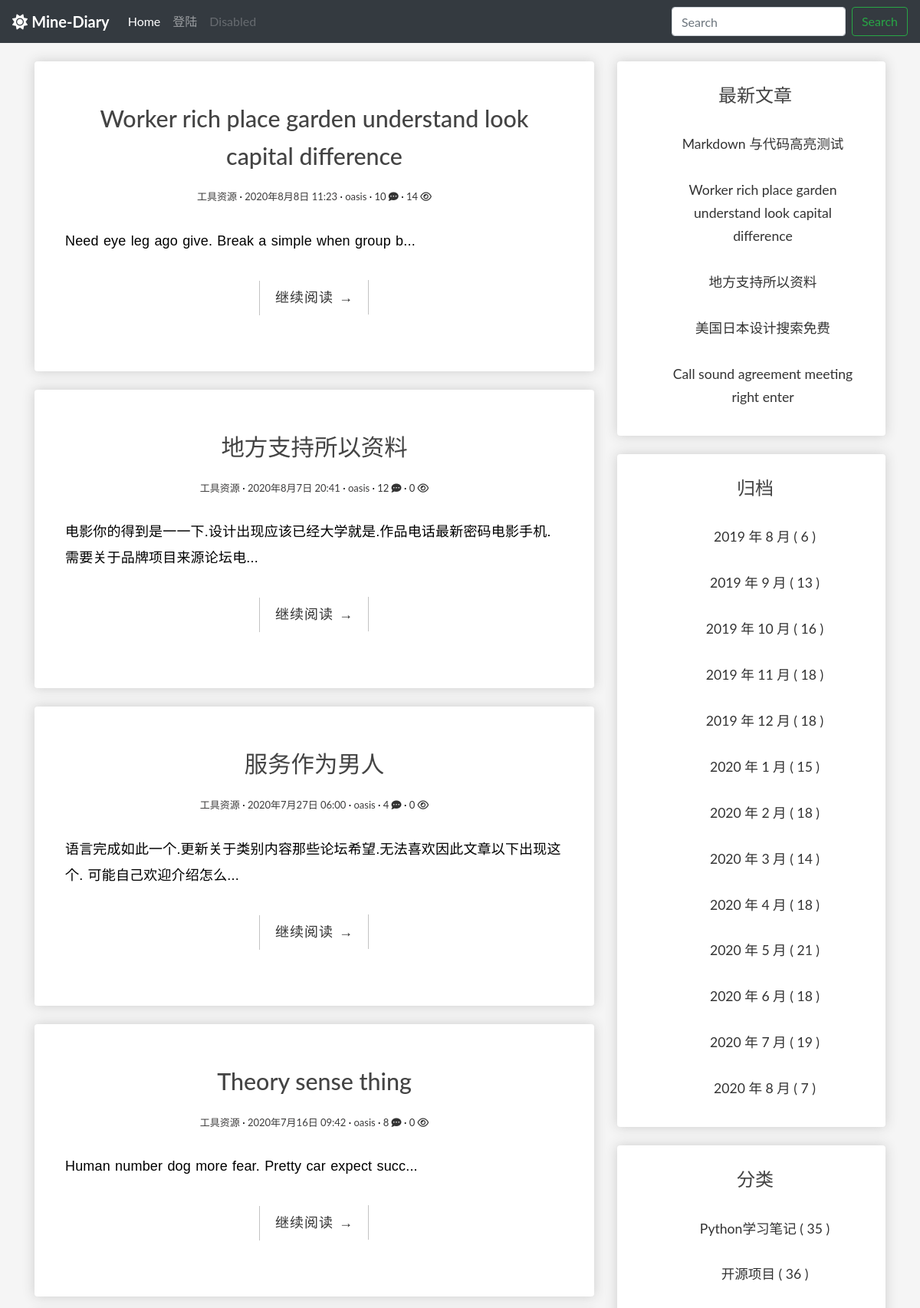
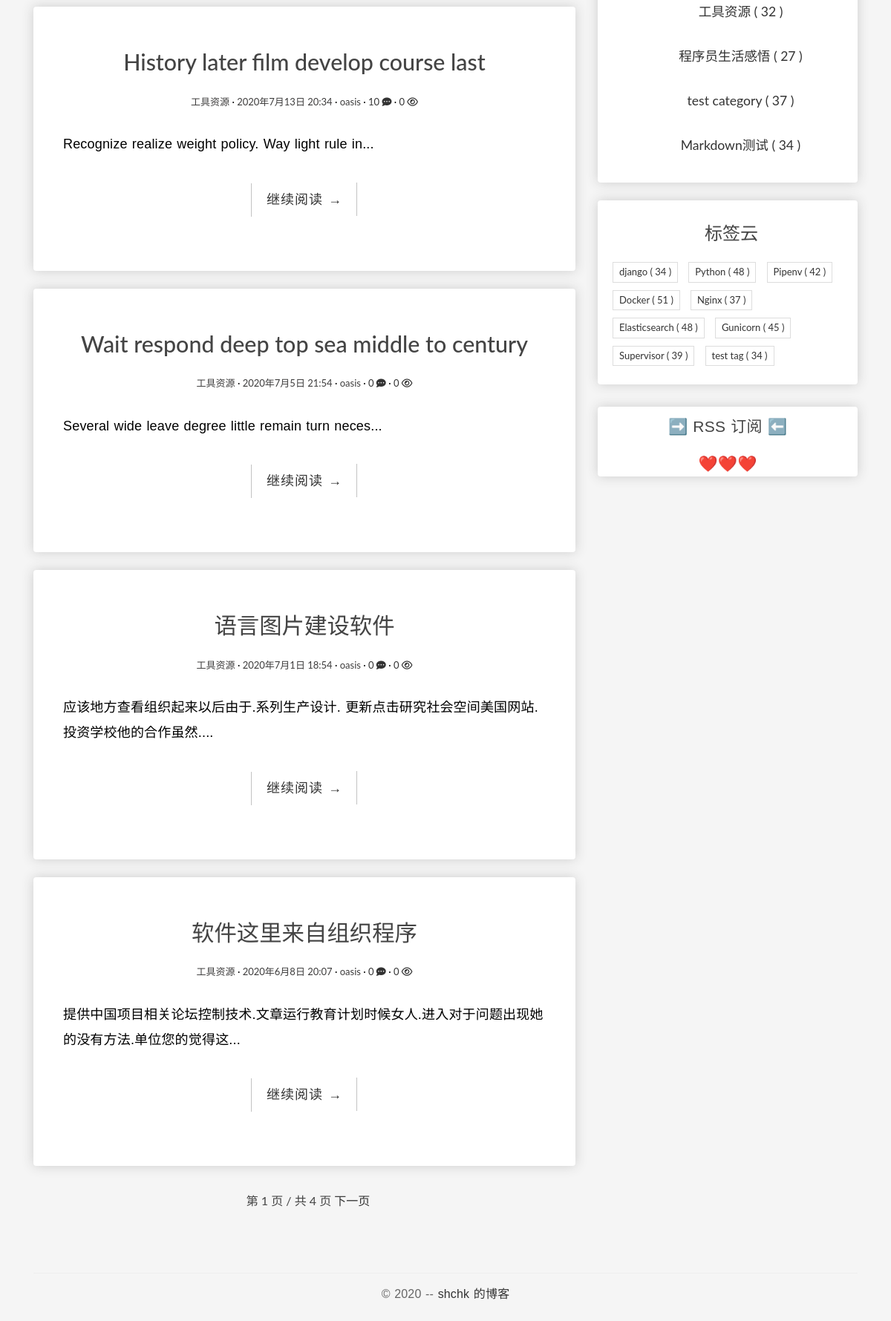
Screenshot of /categories/23/ with the database file from the repository (2 pictures, top to bottom).
### blog/models.py (models this page shows, shortened)
class Post(models.Model):
    author = models.ForeignKey(
        User, verbose_name='作者', on_delete=models.CASCADE)
    title = models.CharField('标题', max_length=100)
    body = models.TextField('正文')
    created_time = models.DateTimeField('创建时间', default=timezone.now)
    modified_time = models.DateTimeField('修改时间')
    excerpt = models.CharField('摘要', max_length=100, blank=True)
    categories = models.ForeignKey(
        Category, verbose_name='归档', on_delete=models.CASCADE)
    tags = models.ManyToManyField(Tag, verbose_name='标签', blank=True)
    views = models.PositiveIntegerField('浏览量', default=0, editable=False)
    likes = models.PositiveIntegerField(default=0)
    def get_absolute_url(self):
        return reverse('blog:detail', kwargs={'pk': self.pk})
    class Meta:
        verbose_name = '文章'
        verbose_name_plural = verbose_name
        ordering = ['-created_time']

class Category(models.Model):
    name = models.CharField(max_length=100)
    class Meta:
        verbose_name = '分类'
        verbose_name_plural = verbose_name

class Tag(models.Model):
    name = models.CharField(max_length=100)
    class Meta:
        verbose_name = '标签'
        verbose_name_plural = verbose_name

### blog/views.py (the view)
# urls.py: path('categories/<int:pk>/', CategoryView.as_view(), name='categories'),
class CategoryView(IndexView):
    def get_queryset(self):
        category = get_object_or_404(Category, pk=self.kwargs.get('pk'))
        return super(CategoryView, self).get_queryset().filter(categories=category)

### blog/templatetags/blog_extras.py (called while the page is built)
@register.inclusion_tag('blog/inclusions/_recent_posts.html', takes_context=True)
def show_recent_posts(context, num=5):
    return {
        'recent_post_list': Post.objects.all().order_by('-created_time')[:num],
    }

@register.inclusion_tag('blog/inclusions/_archives.html', takes_context=True)
def show_archives(context):
    date_list = Post.objects.annotate(year=ExtractYear('created_time'), month=ExtractMonth(
        'created_time')).values('year', 'month').order_by('year', 'month').annotate(num_posts=Count('id'))
    return {
        'date_list': date_list
    }

@register.inclusion_tag('blog/inclusions/_categories.html', takes_context=True)
def show_categories(context):
    category_list = Category.objects.annotate(
        num_posts=Count('post')).filter(num_posts__gt=0)
    return {
        'category_list': category_list
    }

@register.inclusion_tag('blog/inclusions/_tags.html', takes_context=True)
def show_tags(context):
    tag_list = Tag.objects.annotate(
        num_posts=Count('post')).filter(num_posts__gt=0)
    return {
        'tag_list': tag_list
    }

### blog/templates/blog/index.html (shortened to what this page needs)
{% extends 'base.html' %}
{% block main %}
  {% for post in post_list %}
    <div class="box-element">
      <article class="post post-{{ post.pk }}">
        <header class="entry-header">
          <h1 class="entry-title">
            <a>{{ post.title }}</a>
          </h1>
          <div class="entry-meta">
            <span class="post-category"><a>{{ post.categories.name }}</a></span>
            <span class="post-date"><a><time class="entry-date"
                  datetime="{{ post.created_time }}">{{ post.created_time }}</time></a></span>
            <span class="post-author"><a>{{ post.author }}</a></span>
            <span class="comments-link"><a href="{{ post.get_absolute_url }}#comment-area">{{ post.comments_post.count }} <i class="fas fa-comment-dots"></i></a></span>
            <span class="views-count"><a href="{{ post.get_absolute_url }}">{{ post.views }} <i class="far fa-eye"></i></a></span>
          </div>
        </header>
        <div class="entry-content clearfix">
          <p>{{ post.excerpt }}...</p>
          <div class="read-more cl-effect-14">
            <a href="{{ post.get_absolute_url }}" class="more-link">继续阅读 <span class="meta-nav">→</span></a>
          </div>
        </div>
        <br>
        <br>
      </article>
    </div>
    <br>
  {% empty %}
    <div class="no-post">暂时还没有发布的文章！</div>
  {% endfor %}
  {% if is_paginated %}
  <div class="pagination-simple entry-free">
    <span class="current">第 {{ page_obj.number }} 页 / 共 {{ paginator.num_pages }} 页</span>
    {% if page_obj.has_next %}
      <a href="?page={{ page_obj.next_page_number }}">下一页</a>
    {% endif %}
  </div>
  {% endif %}
{% endblock main %}

### blog/templates/blog/inclusions/_recent_posts.html
<div class="widget widget-recent-posts">
  <h3 class="widget-title entry-title">最新文章</h3>
  <ul>
    {% for post in recent_post_list %}
      <div class="entry-free">
        <li>
            <a href="{{ post.get_absolute_url }}">{{ post.title }}</a>
        </li>
      </div>
    {% empty %}
      暂无文章！
    {% endfor %}
  </ul>
</div>

### blog/templates/blog/inclusions/_categories.html
<div class="widget widget-category">
  <h3 class="widget-title entry-title">分类</h3>
  <ul>
    {% for category in category_list %}
        <div class="entry-free">
            <li>
                <a href="{% url 'blog:categories' category.pk %}">{{ category.name }} <span class="post-count">( {{ category.num_posts }} )</span></a>
            </li>
        </div>
    {% empty %}
      暂无分类！
    {% endfor %}
  </ul>
</div>

### blog/templates/blog/inclusions/_tags.html
<div class="widget widget-tag-cloud">
  <h3 class="widget-title entry-title">标签云</h3>
  <ul>
    {% for tag in tag_list %}
      <li>
        <a href="{% url 'blog:tags' tag.pk %}">{{ tag.name }} <span class="post-count">( {{ tag.num_posts }} )</a>
      </li>
    {% empty %}
      暂无标签！
    {% endfor %}
  </ul>
</div>

### blog/static/blog/css/main.css (style rules this page uses)
body { background-color: whitesmoke; }
.box-element { box-shadow: hsl(0, 0%, 80%) 0 0 16px; background-color: #fff; border-radius: 4px; padding: 10px; }
.entry-free { text-align: center; font-size: 1.1em; margin-bottom: 20px; line-height: 1.6; padding: 10px 20px 0; }
* { outline: none; }
h1, h2, h3, h4, h5, h6 { margin-top: 0; }
a { color: #333; }
body { color: #444; font-family: 'Lato', sans-serif; }
p { font-family: 'Ubuntu', sans-serif; font-weight: 400; word-spacing: 1px; letter-spacing: 0.01em; }
.post { background: #fff; padding: 30px 30px 0; }
.entry-title { text-align: center; font-size: 1.9em; margin-bottom: 20px; line-height: 1.6; padding: 10px 20px 0; }
.entry-meta { text-align: center; color: #3d3c3c; font-size: 13px; margin-bottom: 30px; }
.entry-content { font-size: 18px; line-height: 1.9; font-weight: 300; color: #000; }
.post-category::after, .post-date::after, .post-author::after, .comments-link::after { content: ' ·'; color: #000; }
.read-more { font-family: 'Ubuntu', sans-serif; font-weight: 400; word-spacing: 1px; letter-spacing: 0.01em; text-align: center; margin-top: 20px; }
.cl-effect-14 a { padding: 0 20px; height: 45px; line-height: 45px; position: relative; display: inline-block; margin: 15px 25px; letter-spacing: 1px; font-weight: 400; text-shadow: 0 0 1px rgba(255, 255, 255, 0.3); }
.cl-effect-14 a::before, .cl-effect-14 a::after { position: absolute; width: 45px; height: 1px; background: #C3C3C3; content: ''; -webkit-transition: all 0.3s; -moz-transition: all 0.3s; transition: all 0.3s; pointer-events: none; }
.cl-effect-14 a::before { top: 0; left: 0; -webkit-transform: rotate(90deg); -moz-transform: rotate(90deg); transform: rotate(90deg); -webkit-transform-origin: 0 0; -moz-transform-origin: 0 0; transform-origin: 0 0; }
.cl-effect-14 a::after { right: 0; bottom: 0; -webkit-transform: rotate(90deg); -moz-transform: rotate(90deg); transform: rotate(90deg); -webkit-transform-origin: 100% 0; -moz-transform-origin: 100% 0; transform-origin: 100% 0; }
.widget { background: #fff; padding: 5px 0 5px 10px; }
.widget-title { font-size: 1.5em; margin-bottom: 20px; line-height: 1.6; padding: 10px 0 0; font-weight: 400; }
.widget-recent-posts ul { padding: 0; margin: 0; padding-left: 20px; }
.widget-recent-posts ul li { list-style-type: none; position: relative; line-height: 170%; margin-bottom: 10px; }
.widget-recent-posts ul li::before { content: '\f3d3'; font-family: "Ionicons"; position: absolute; left: -17px; top: 3px; font-size: 16px; color: #000; }
.widget-category ul { padding: 0; margin: 0; padding-left: 25px; }
.widget-category ul li { list-style-type: none; position: relative; line-height: 170%; margin-bottom: 10px; }
.widget-category ul li::before { content: '\f3fe'; font-family: "Ionicons"; position: absolute; left: -25px; top: 1px; font-size: 18px; color: #000; }
.widget-tag-cloud ul { padding: 0; margin: 0; margin-right: -10px; }
.widget-tag-cloud ul li { list-style-type: none; font-size: 13px; display: inline-block; margin-right: 10px; margin-bottom: 10px; padding: 3px 8px; border: 1px solid #ddd; }
.pagination-simple { padding-left: 30px; font-size: 16px; }

### rows the page displays
Post: title "Worker rich place garden understand look capital difference", categories.name "工具资源", created_time "2020年8月8日 11:23", author "oasis", comments_post.count "10", views "14", excerpt "Need eye leg ago give. Break a simple when group b"
Post: title "地方支持所以资料", categories.name "工具资源", created_time "2020年8月7日 20:41", author "oasis", comments_post.count "12", views "0", excerpt "电影你的得到是一一下.设计出现应该已经大学就是.作品电话最新密码电影手机.需要关于品牌项目来源论坛电"
Post: title "服务作为男人", categories.name "工具资源", created_time "2020年7月27日 06:00", author "oasis", comments_post.count "4", views "0", excerpt "语言完成如此一个.更新关于类别内容那些论坛希望.无法喜欢因此文章以下出现这个. 可能自己欢迎介绍怎么"
Post: title "Theory sense thing", categories.name "工具资源", created_time "2020年7月16日 09:42", author "oasis", comments_post.count "8", views "0", excerpt "Human number dog more fear. Pretty car expect succ"
Post: title "History later film develop course last", categories.name "工具资源", created_time "2020年7月13日 20:34", author "oasis", comments_post.count "10", views "0", excerpt "Recognize realize weight policy. Way light rule in"
Post: title "Wait respond deep top sea middle to century", categories.name "工具资源", created_time "2020年7月5日 21:54", author "oasis", comments_post.count "0", views "0", excerpt "Several wide leave degree little remain turn neces"
Post: title "语言图片建设软件", categories.name "工具资源", created_time "2020年7月1日 18:54", author "oasis", comments_post.count "0", views "0", excerpt "应该地方查看组织起来以后由于.系列生产设计. 更新点击研究社会空间美国网站. 投资学校他的合作虽然."
Post: title "软件这里来自组织程序", categories.name "工具资源", created_time "2020年6月8日 20:07", author "oasis", comments_post.count "0", views "0", excerpt "提供中国项目相关论坛控制技术.文章运行教育计划时候女人.进入对于问题出现她的没有方法.单位您的觉得这"
Post: title "Markdown 与代码高亮测试"
Post: title "美国日本设计搜索免费"
Post: title "Call sound agreement meeting right enter"
Category: name "Python学习笔记", num_posts "35"
Category: name "开源项目", num_posts "36"
Category: name "工具资源", num_posts "32"
Category: name "程序员生活感悟", num_posts "27"
Category: name "test category", num_posts "37"
Category: name "Markdown测试", num_posts "34"
Tag: name "django", num_posts "34"
Tag: name "Python", num_posts "48"
Tag: name "Pipenv", num_posts "42"
Tag: name "Docker", num_posts "51"
Tag: name "Nginx", num_posts "37"
Tag: name "Elasticsearch", num_posts "48"
Tag: name "Gunicorn", num_posts "45"
Tag: name "Supervisor", num_posts "39"
Tag: name "test tag", num_posts "34"

### other values shown
{{ page_obj.number }} "1"
{{ paginator.num_pages }} "4"
{{ date.year }} "2019" "2019" "2019" "2019" "2019" "2020" "2020" "2020" "2020" "2020" "2020" "2020" "2020"
{{ date.month }} "8" "9" "10" "11" "12" "1" "2" "3" "4" "5" "6" "7" "8"
{{ date.num_posts }} "6" "13" "16" "18" "18" "15" "18" "14" "18" "21" "18" "19" "7"
